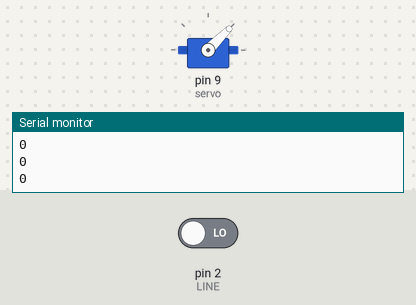
A sketch run on a simulated Arduino Uno, built with avr-gcc and run on an emulated ATmega328P. Shown: servo, the last lines printed to the serial monitor. The test bench sets the inputs (shaded band); at power-on: pin 2 (LINE) LOW.

Above: at 6.8 s.
6.9 s: pin 2 (LINE) driven HIGH
At 7.4 s:
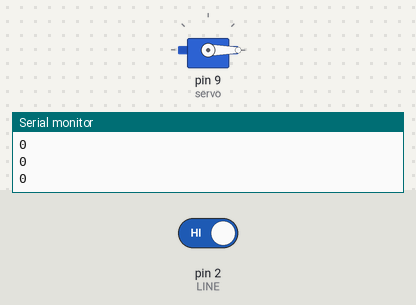
At 9.8 s:
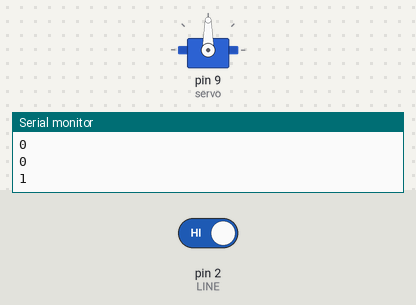
14.5 s: pin 2 (LINE) driven LOW
Timing chart, 0 to 28.2 s (numbered marks = the images above; inputs shaded):
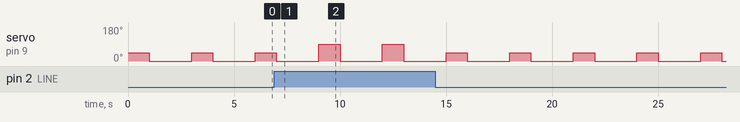

The sketch:

doline.ino
```cpp
// Do line
#include <Servo.h>
// digitalRead
#define LINE 2

Servo servo;
int val;

void setup() {
  servo.attach(9, 500, 2500);
  Serial.begin(9600);
}

void loop() {
  val = digitalRead(LINE);
  Serial.println(val);

  if(val){
    int angle = 90;
    servo.write(angle);
    delay(1000);
    servo.write(0);
    delay(1000);
  }
  else{
    int angle = 45;
    servo.write(angle);
    delay(1000);
    servo.write(0);
    delay(1000);
  }
    delay(1000);
}
```

Measured:
- by itself, servo on pin 9 (servo): alternates 45° for 1.0 s and 0° for 2.0 s
